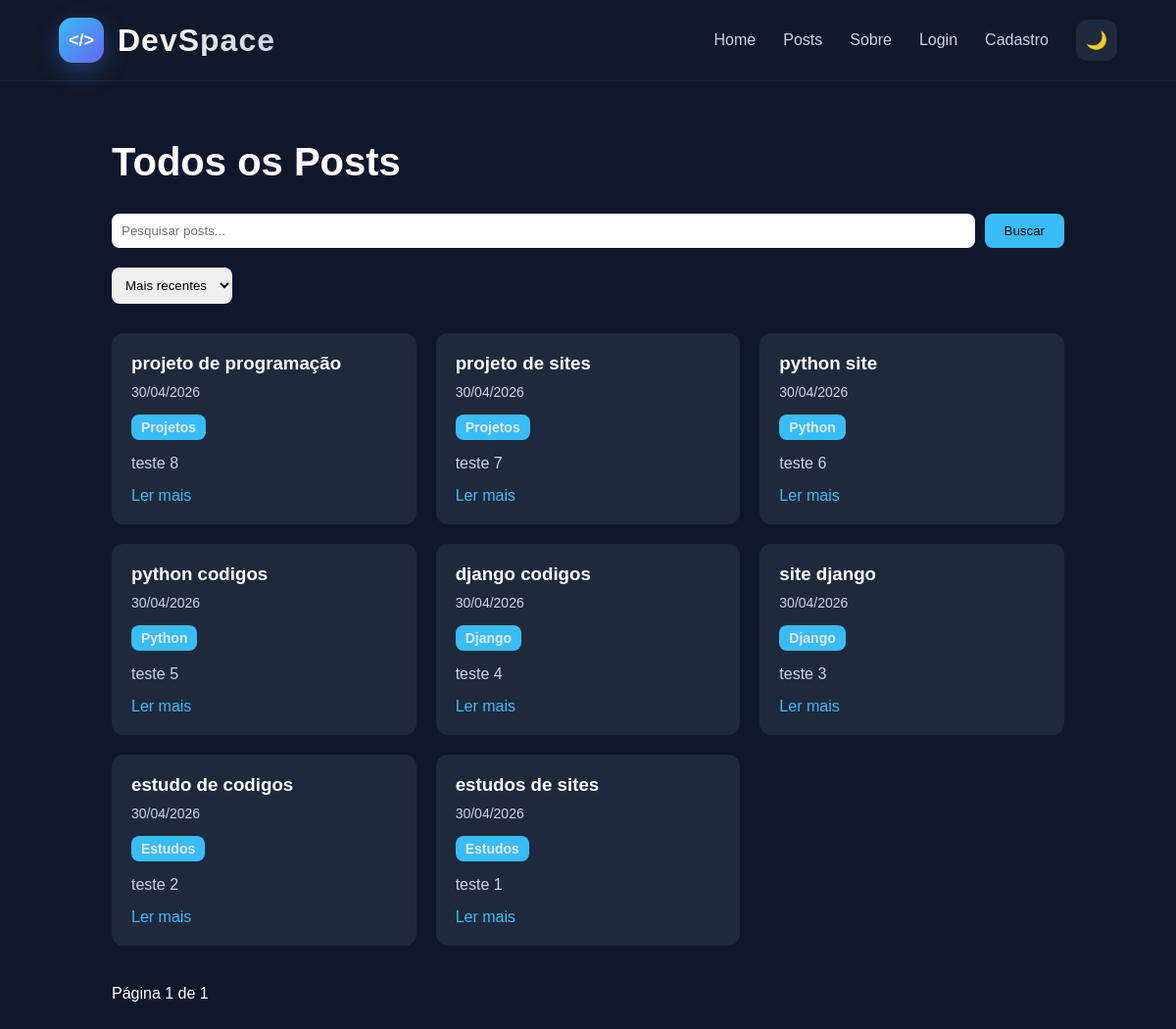
/posts/, run on an earlier commit of the app's database.
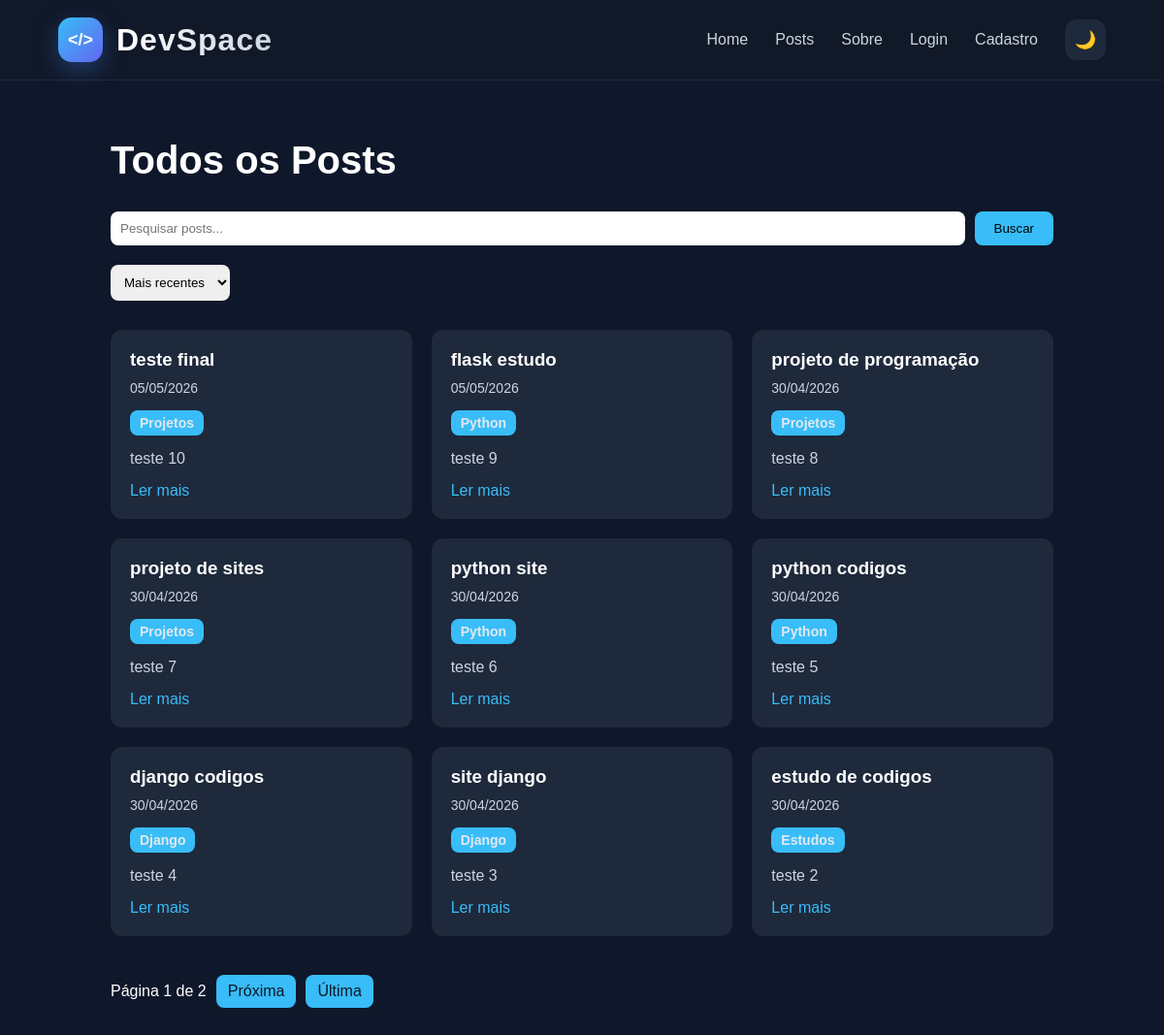
And on a later commit of the database.
### blog/models.py (models this page shows, shortened)
class Post(models.Model):
    titulo = models.CharField(
        max_length=200
    )
    conteudo = models.TextField()
    data_criacao = models.DateTimeField(
        auto_now_add=True
    )
    slug = models.SlugField(
        unique=True
    )
    categoria = models.ForeignKey(
        Categoria,
        on_delete=models.CASCADE,
        null=True,
        blank=True
    )
    likes = models.ManyToManyField(
        User,
        related_name='liked_posts',
        blank=True
    )
    imagem = models.ImageField(
        upload_to='posts/',
        null=True,
        blank=True
    )

class Categoria(models.Model):
    nome = models.CharField(
        max_length=100
    )

### blog/views.py (the view)
def posts(request):
    busca = request.GET.get('busca')
    categoria = request.GET.get('categoria')
    ordenacao = request.GET.get(
        'ordenacao'
    )
    posts = Post.objects.all()
    if ordenacao == 'antigos':
        posts = posts.order_by(
            'data_criacao'
        )
    elif ordenacao == 'az':
        posts = posts.order_by(
            'titulo'
        )
    else:
        posts = posts.order_by(
            '-data_criacao'
        )
    if busca:
        posts = posts.filter(
            titulo__icontains=busca
        )
    if categoria:
        posts = posts.filter(
            categoria__nome=categoria
        )
    paginator = Paginator(
        posts,
        9
    )
    page = request.GET.get('page')
    posts = paginator.get_page(page)
    return render(
        request,
        'posts.html',
        {
            'posts': posts
        }
    )

### blog/templates/posts.html (shortened to what this page needs)
{% extends 'base.html' %}
{% block content %}
<div class="container">
    <h2 class="section-title">
        Todos os Posts
    </h2>
    <form class="search-form">
        <input type="text" name="busca" placeholder="Pesquisar posts...">
        <button type="submit">
            Buscar
        </button>
    </form>
    <form class="order-form">
        <select name="ordenacao" onchange="this.form.submit()">
            <option value="">
                Mais recentes
            </option>
        </select>
    </form>
    <div class="posts-grid">
        {% for post in posts %}
        <div class="post-card">
            <h3>
                {{ post.titulo }}
            </h3>
            <p class="post-date">
                {{ post.data_criacao|date:"d/m/Y" }}
            </p>
            <a class="post-category" href="/posts/?categoria={{ post.categoria.nome }}">
                {{ post.categoria.nome }}
            </a>
            <p>
                {{ post.conteudo|truncatewords:20 }}
            </p>
            <a href="/post/{{ post.slug }}/">
                Ler mais
            </a>
        </div>
        {% endfor %}
    </div>
    <div class="pagination">
        <span>
            Página {{ posts.number }}
            de {{ posts.paginator.num_pages }}
        </span>
        {% if posts.has_next %}
        <a href="?page={{ posts.next_page_number }}">
            Próxima
        </a>
        <a href="?page={{ posts.paginator.num_pages }}">
            Última
        </a>
        {% endif %}
    </div>
</div>
{% endblock %}

What changed in the data, as far as the page shows it:
no longer on this page (row unchanged): Post: titulo "estudos de sites", data_criacao "30/04/2026", categoria.nome "Estudos", conteudo "teste 1"
added Post: titulo "teste final", data_criacao "05/05/2026", categoria.nome "Projetos", conteudo "teste 10"
added Post: titulo "flask estudo", data_criacao "05/05/2026", categoria.nome "Python", conteudo "teste 9"
Also different on the page:
{{ posts.paginator.num_pages }}: "1" → "2"
text now shown: "Próxima Última"
